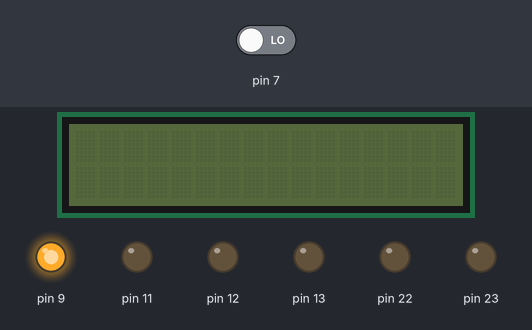
This sketch was run on a simulated Arduino Uno, built with avr-gcc and run on an emulated ATmega328P. Parts: 16×2 character LCD, output pins drawn as LEDs (lit = HIGH). Wiring (inferred from the signals the program sends): character LCD (HD44780): RS pin 8; E pin 10; data pin 0, pin 1, pin 2, pin 3, pin 4, pin 5, pin 6, pin 7. The test bench sets the inputs (shaded band); at power-on: pin 7 LOW. Pins used as bus, display or sensor lines are not drawn.

Above: at 1.8 s.
1.9 s: pin 7 driven HIGH
At 3.3 s:
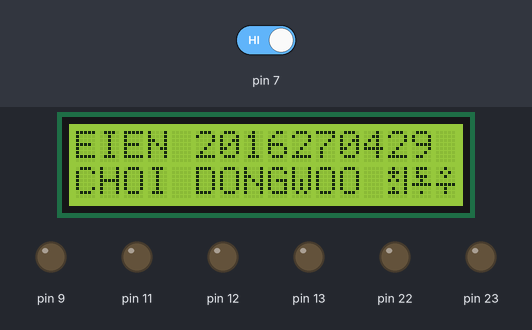
Timing chart, 0 to 4.9 s (numbered marks = the images above; inputs shaded):
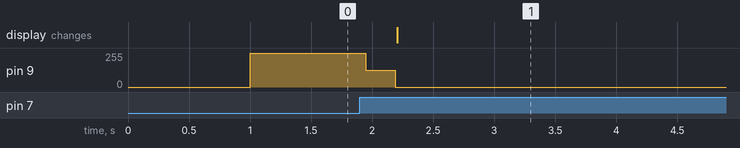

Measured:
- after the input at 1.9 s, pin 9: 255/255 → 127/255 after 0.05 s, → 0/255 0.24 s later; the display: changes after 0.31 s (image 1)

The sketch:

LCD_Display.ino
```cpp
//PD0~7 : D0~7
//PB0~3 : RS, RW, E

int busycheck() {
  DDRD=0x00;
  int AC;
  PORTB=(PORTB&0xFC)|0x02; //RW=1, RS=0
  delay(1);
  PORTC=PORTC|0x04; //Enable=1
  delay(1);
  while((PIND&0x80)==0x00) { //busy이면 loop
    AC=PIND&0x7F;
  }
  PORTC=PORTC&0xFB; //Enable=0
  DDRD=0xFF;
  return AC;
}

void enable() {
  delay(1);
  PORTB=PORTB|0x04; //Enable on
  delay(1);
  PORTB=PORTB&0xFB; //Enable off
}

void initializing() {
  busycheck();
  PORTB=PORTB&0xFC; //RW, RS=0
  PORTD=0x02; //return home
  enable();

  busycheck();
  PORTB=PORTB&0xFC; //RW, RS=0
  PORTD=0x01; //display clear
  enable();

  busycheck();
  PORTB=PORTB&0xFC; //RW, RS=0
  PORTD=0x3A; //D6=1, DL=1(8bit), N=1(2line), F=0(5*8 dots) : function set
  enable();

  busycheck();
  PORTB=PORTB&0xFC; //RW, RS=0
  PORTD=0x0C; //D3=1, D=1(display on), C=0(cursor x), B=0(blink x)
  enable();

  busycheck();
  PORTB=PORTB&0xFC; //RW, RS=0
  PORTD=0x06; //D2=1, I/D=1(increment mode), S=0(shift x)
  enable();
}

void cursor_display_shift() {
  busycheck();
  PORTB=PORTB&0xFC; //RW, RS=0
  PORTD=0x1C; //SC=1(display shift on) RL=1(Shift to right)
  enable();
}

void setDDRAM(int ADD) {
  busycheck();
  PORTB=PORTB&0xFC; //RW, RS=0
  PORTD=0x80|ADD;
  enable();
}

void setCGRAM(int ACG) {
  busycheck();
  PORTB=PORTB&0xFC; //RW, RS=0
  PORTD=0x40|ACG;
  enable();
}

void write(int a) {
  busycheck();
  PORTB=(PORTB&0xFC)|0x01; //RS=1, Rw=0
  PORTD=a;
  enable();
}

void write_Kor_Name() {
  setCGRAM(0x00); //CGRAM address
  //최
  write(0x09); //0b 0000 1001
  write(0x1D); //0b 0001 1101
  write(0x09); //0b 0000 1001
  write(0x15); //0b 0001 0101
  write(0x01); //0b 0000 0001
  write(0x09); //0b 0000 1001
  write(0x1D); //0b 0001 1101
  write(0x00); //0b 0000 0000
  //동
  write(0x0E);// 0b 0000 1110
  write(0x08);// 0b 0000 1000
  write(0x0E);// 0b 0000 1110
  write(0x04);// 0b 0000 0100
  write(0x1F);// 0b 0001 1111
  write(0x00);// 0b 0000 0000
  write(0x04);// 0b 0000 0100
  write(0x00);// 0b 0000 0000
  //우
  write(0x04); //0b 0000 0100
  write(0x0A); //0b 0000 1010
  write(0x04); //0b 0000 0100
  write(0x00); //0b 0000 0000
  write(0x1F); //0b 0001 1111
  write(0x04); //0b 0000 0100
  write(0x04); //0b 0000 0100
  write(0x00); //0b 0000 0000
}


void display() {
  setDDRAM(0x00); //첫번째 줄
  write(0x45); //E
  write(0x49); //I
  write(0x45); //E
  write(0x4E); //N
  write(0x20); //빈칸
  write(0x32); //2
  write(0x30); //0
  write(0x31); //1
  write(0x36); //6
  write(0x32); //2
  write(0x37); //7
  write(0x30); //0
  write(0x34); //4
  write(0x32); //2
  write(0x39); //9

  setDDRAM(0x40); //두번째 줄
  write(0x43); //C
  write(0x48); //H
  write(0x4F); //O
  write(0x49); //I
  write(0x20); //빈칸
  write(0x44); //D
  write(0x4F); //O
  write(0x4E); //N
  write(0x47); //G
  write(0x57); //W
  write(0x4F); //O
  write(0x4F); //O
  write(0x20); //빈칸
  write(0x00); //최
  write(0x01); //동
  write(0x02); //우
  }


void setup() {
  DDRD=0xFF;
  DDRB=0xFF;
  delay(1000); //켜지는거 대기
  initializing(); //초기화(기본설정)
  write_Kor_Name();
  display();
}

void loop() {

}
```
